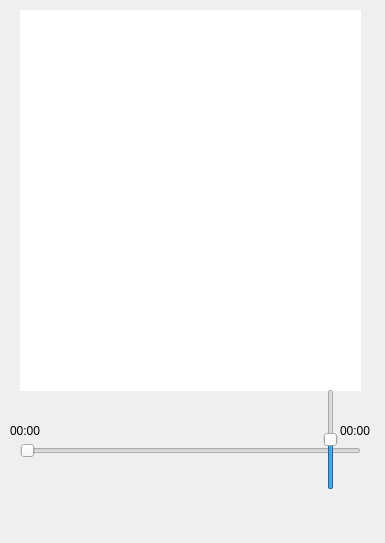
<?xml version="1.0" encoding="UTF-8"?>
<ui version="4.0">
 <class>Widget</class>
 <widget class="QWidget" name="Widget">
  <property name="geometry">
   <rect>
    <x>0</x>
    <y>0</y>
    <width>385</width>
    <height>543</height>
   </rect>
  </property>
  <property name="windowTitle">
   <string>Widget</string>
  </property>
  <property name="styleSheet">
   <string notr="true">*{
	border:none;
}

QPushButton:hover
{
	background-color: rgb(17, 92, 211)
}</string>
  </property>
  <widget class="QListWidget" name="listWidget">
   <property name="geometry">
    <rect>
     <x>20</x>
     <y>10</y>
     <width>341</width>
     <height>381</height>
    </rect>
   </property>
  </widget>
  <widget class="QWidget" name="widget" native="true">
   <property name="geometry">
    <rect>
     <x>10</x>
     <y>470</y>
     <width>361</width>
     <height>64</height>
    </rect>
   </property>
   <property name="minimumSize">
    <size>
     <width>0</width>
     <height>64</height>
    </size>
   </property>
   <property name="maximumSize">
    <size>
     <width>16777215</width>
     <height>64</height>
    </size>
   </property>
   <layout class="QHBoxLayout" name="horizontalLayout">
    <item>
     <widget class="QPushButton" name="folder">
      <property name="minimumSize">
       <size>
        <width>32</width>
        <height>32</height>
       </size>
      </property>
      <property name="maximumSize">
       <size>
        <width>32</width>
        <height>32</height>
       </size>
      </property>
      <property name="styleSheet">
       <string notr="true">icon: url(:/asserts/folder54.png);</string>
      </property>
      <property name="text">
       <string/>
      </property>
     </widget>
    </item>
    <item>
     <widget class="QPushButton" name="playList">
      <property name="minimumSize">
       <size>
        <width>32</width>
        <height>32</height>
       </size>
      </property>
      <property name="maximumSize">
       <size>
        <width>32</width>
        <height>32</height>
       </size>
      </property>
      <property name="styleSheet">
       <string notr="true">icon: url(:/asserts/2Bv700rb3o.png);</string>
      </property>
      <property name="text">
       <string/>
      </property>
     </widget>
    </item>
    <item>
     <widget class="QPushButton" name="previous">
      <property name="minimumSize">
       <size>
        <width>32</width>
        <height>32</height>
       </size>
      </property>
      <property name="maximumSize">
       <size>
        <width>32</width>
        <height>32</height>
       </size>
      </property>
      <property name="styleSheet">
       <string notr="true">icon: url(:/asserts/ic_skip_previous_white_36dp.png);</string>
      </property>
      <property name="text">
       <string/>
      </property>
     </widget>
    </item>
    <item>
     <widget class="QPushButton" name="play">
      <property name="minimumSize">
       <size>
        <width>32</width>
        <height>32</height>
       </size>
      </property>
      <property name="maximumSize">
       <size>
        <width>32</width>
        <height>32</height>
       </size>
      </property>
      <property name="styleSheet">
       <string notr="true">icon: url(:/asserts/btn_playback_play.png);</string>
      </property>
      <property name="text">
       <string/>
      </property>
     </widget>
    </item>
    <item>
     <widget class="QPushButton" name="next">
      <property name="minimumSize">
       <size>
        <width>32</width>
        <height>32</height>
       </size>
      </property>
      <property name="maximumSize">
       <size>
        <width>32</width>
        <height>32</height>
       </size>
      </property>
      <property name="styleSheet">
       <string notr="true">icon: url(:/asserts/ic_skip_next_white_36dp.png);</string>
      </property>
      <property name="text">
       <string/>
      </property>
     </widget>
    </item>
    <item>
     <widget class="QPushButton" name="volume">
      <property name="minimumSize">
       <size>
        <width>32</width>
        <height>32</height>
       </size>
      </property>
      <property name="maximumSize">
       <size>
        <width>32</width>
        <height>32</height>
       </size>
      </property>
      <property name="styleSheet">
       <string notr="true">icon: url(:/asserts/medium-volume.png);</string>
      </property>
      <property name="text">
       <string/>
      </property>
     </widget>
    </item>
   </layout>
  </widget>
  <widget class="CustomSlider" name="timeSlider">
   <property name="geometry">
    <rect>
     <x>20</x>
     <y>440</y>
     <width>341</width>
     <height>22</height>
    </rect>
   </property>
   <property name="orientation">
    <enum>Qt::Orientation::Horizontal</enum>
   </property>
  </widget>
  <widget class="CustomSlider" name="volumeSlider">
   <property name="geometry">
    <rect>
     <x>320</x>
     <y>389</y>
     <width>22</width>
     <height>101</height>
    </rect>
   </property>
   <property name="value">
    <number>50</number>
   </property>
   <property name="orientation">
    <enum>Qt::Orientation::Vertical</enum>
   </property>
  </widget>
  <widget class="QWidget" name="widget_2" native="true">
   <property name="geometry">
    <rect>
     <x>10</x>
     <y>410</y>
     <width>361</width>
     <height>41</height>
    </rect>
   </property>
   <layout class="QHBoxLayout" name="horizontalLayout_2">
    <item>
     <widget class="QLabel" name="curLable">
      <property name="text">
       <string>00:00</string>
      </property>
     </widget>
    </item>
    <item>
     <spacer name="horizontalSpacer">
      <property name="orientation">
       <enum>Qt::Orientation::Horizontal</enum>
      </property>
      <property name="sizeHint" stdset="0">
       <size>
        <width>40</width>
        <height>20</height>
       </size>
      </property>
     </spacer>
    </item>
    <item>
     <widget class="QLabel" name="totalLable">
      <property name="text">
       <string>00:00</string>
      </property>
     </widget>
    </item>
   </layout>
  </widget>
 </widget>
 <customwidgets>
  <customwidget>
   <class>CustomSlider</class>
   <extends>QSlider</extends>
   <header location="global">customSlider.h</header>
  </customwidget>
 </customwidgets>
 <resources/>
 <connections/>
</ui>
